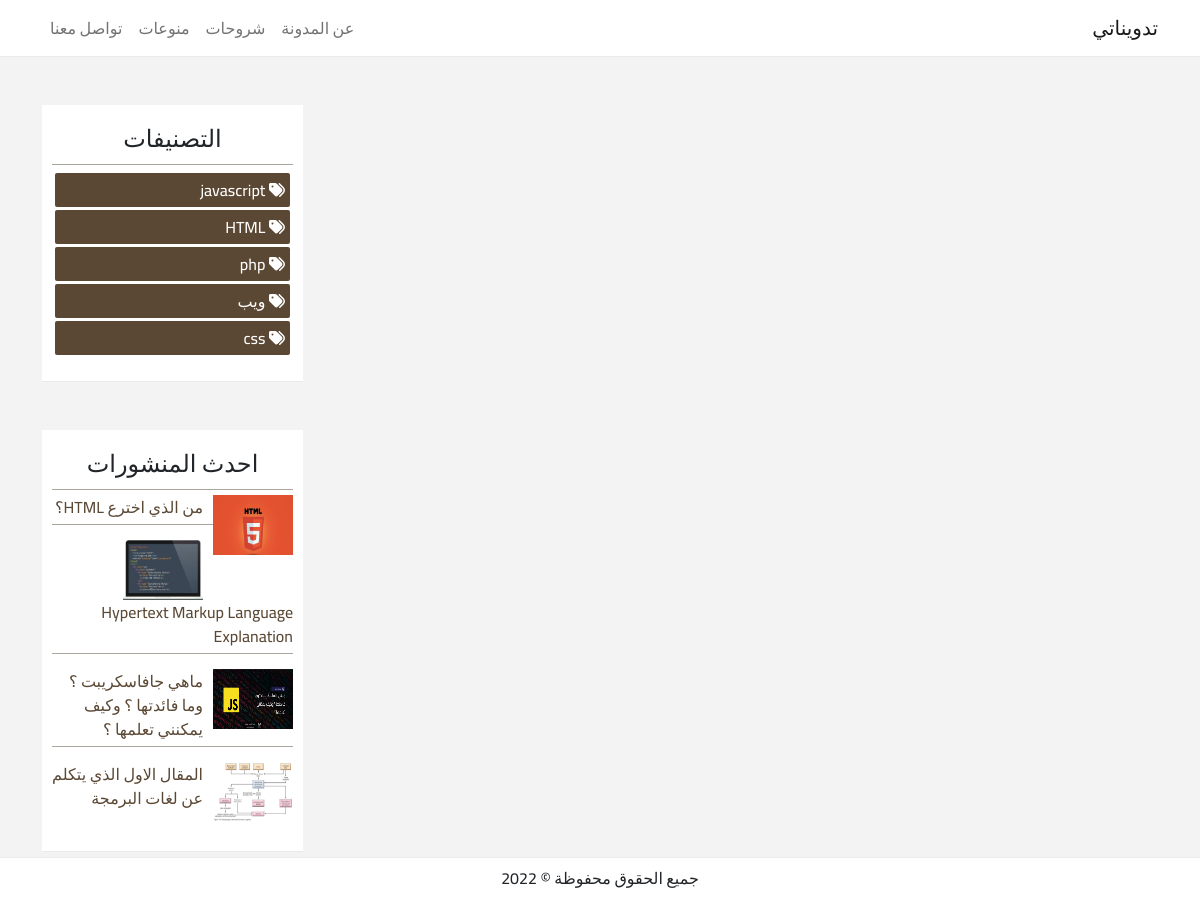
/categories.php, run on the app's committed database.
### tables this page shows
CREATE TABLE `catigories` (
  `id` int(11) NOT NULL,
  `catigoryName` varchar(100) NOT NULL,
  `catigoryDate` datetime NOT NULL DEFAULT current_timestamp()
);

CREATE TABLE `posts` (
  `id` int(11) NOT NULL,
  `postTitle` varchar(200) NOT NULL,
  `postCat` varchar(200) NOT NULL,
  `postImage` varchar(200) NOT NULL,
  `postContent` varchar(10000) NOT NULL,
  `postDate` datetime NOT NULL DEFAULT current_timestamp(),
  `postAuthor` varchar(200) NOT NULL
);

### categories.php (the view, shortened to what this page needs)
<?php
include 'public/header.php';
include 'include/connection.php';
?>
<div class="content mt-5">
    <div class="container">
        <div class="row">
            <div class="col-md-9">
            </div>
            <div class="col-md-3">
                <div class="catagories mb-5">
                    <h4>التصنيفات</h4>
                    <ul>
                        <?php
                        $query = "SELECT * FROM catigories ORDER BY id DESC";
                        $result = mysqli_query($conn, $query);
                        while ($row = mysqli_fetch_assoc($result)) {
                        ?>
                            <li>
                                <a href="categories.php?categories=<?php echo $row['catigoryName'] ?>">
                                        <span><i class="fas fa-tags"></i></span>
                                        <span><?php echo $row['catigoryName']; ?></span>
                                    </a>
                            </li>
                        <?php
                        }
                        ?>
                    </ul>
                </div>
                <div class="last-posts">
                    <h4>احدث المنشورات</h4>
                    <ul>
                        <?php
                        $query = "SELECT * FROM posts ORDER BY id DESC LIMIT 5";
                        $result = mysqli_query($conn, $query);
                        while ($row = mysqli_fetch_assoc($result)) {
                        ?>
                            <li>
                                <a href="post.php?id=<?php echo $row['id'] ?>">
                                    <span class="spn-img"><img src="uploads/postimages/<?php echo $row['postImage'] ?>" alt="image1"></span>
                                    <span><?php echo $row['postTitle'] ?></span>
                                </a>
                            </li>
                        <?php
                        }
                        ?>
                    </ul>
                </div>
            </div>
        </div>
    </div>
</div>
<?php
include 'public/footer.php'
?>

### public/header.php (shortened to what this page needs)
<!DOCTYPE html>
<html lang="en">
<head>
    <link rel="stylesheet" href="css/bootstrap.min.css">
    <link rel="stylesheet" href="css/bootstrap-rtl.css">
    <link rel="stylesheet" href="css/all.min.css">
    <link rel="stylesheet" href="css/custom.css">
</head>
<body>
    <nav class="navbar navbar-expand-sm bg-dark navbar-light">
        <div class="container">
            <a href="index.php" class="navbar-brand">تدويناتي</a>
            <div class="collapse navbar-collapse" id="menu">
                <ul class="navbar-nav ml-auto">
                    <li class="nav-item">
                        <a href="#" class="nav-link">عن المدونة</a>
                    </li>
                    <li class="nav-item">
                        <a href="#" class="nav-link">شروحات</a>
                    </li>
                    <li class="nav-item">
                        <a href="#" class="nav-link">منوعات</a>
                    </li>
                    <li class="nav-item">
                        <a href="#" class="nav-link">تواصل معنا</a>
                    </li>
                </ul>
            </div>
        </div>
    </nav>

### public/footer.php (shortened to what this page needs)
<footer>
    <p>جميع الحقوق محفوظة &copy; 2022</p>
</footer>
</body>
</html>

### css/custom.css (style rules this page uses)
* { font-family: 'Cairo', sans-serif; font-weight: 500; }
:root { --first-color:#5b4834; --second-color:#aaa69d; }
a,a:hover { text-decoration: none; }
body { background-color: #f3f3f3; }
nav.navbar { background: #FFF !important; border-bottom: 1px solid #EAEAEA; }
.catagories { background-color: #FFF; border-bottom: 1px solid #EAEAEA; padding: 20px 10px; }
.catagories h4 { text-align: center; border-bottom: 1px solid var(--second-color); padding-bottom: 10px; }
.catagories ul { list-style: none; padding: 0; margin: 6px 3px; }
.catagories ul li { background-color: var(--first-color); margin-bottom: 3px; border-radius: 2px; padding: 5px ; }
.catagories ul li a { color: #FFF; }
.last-posts { background-color: #FFF; border-bottom: 1px solid #EAEAEA; padding: 20px 10px; }
.last-posts h4 { text-align: center; }
.last-posts ul { list-style: none; margin-top: 10px; padding: 0; }
.last-posts ul li { border-bottom: 1px solid var(--second-color); margin-bottom: 10px; padding: 5px 0; }
.last-posts ul li .spn-img { float: right; margin-left: 10px; }
.last-posts ul li .spn-img img { width: 80px; height: 60px; }
.last-posts ul li:first-child { border-top:1px solid var(--second-color) }
.last-posts ul li:last-child { border-bottom: 0; }
.last-posts ul li a { color: var(--first-color); }
footer { background-color: #FFF; border-top: 1px solid #EAEAEA; text-align: center; padding: 8px 0; display: flex; margin-top: 5px; justify-content: center; align-items: center; }

### data on the page
catigories: catigoryName "javascript"
catigories: catigoryName "HTML"
catigories: catigoryName "php"
catigories: catigoryName "ويب"
catigories: catigoryName "css"
posts: postImage (picture), postTitle "من الذي اخترع HTML؟"
posts: postImage (picture), postTitle "Hypertext Markup Language Explanation"
posts: postImage (picture), postTitle "ماهي جافاسكريبت ؟ وما فائدتها ؟ وكيف يمكنني تعلمها ؟"
posts: postImage (picture), postTitle "المقال الاول الذي يتكلم عن لغات البرمجة"
